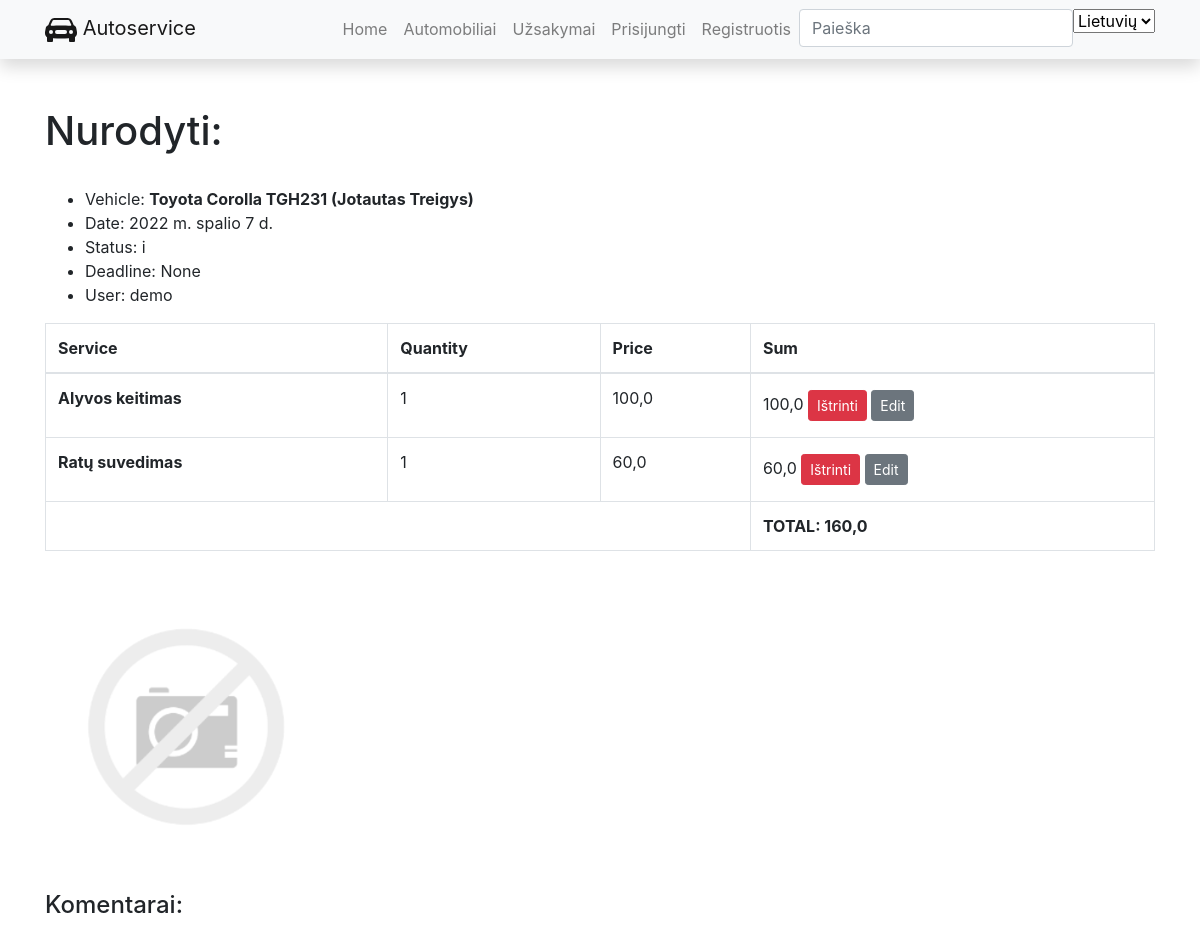
Page /lt/uzsakymai/5 on the committed database.
### autoservice/models.py (models this page shows, shortened)
class Uzsakymas(models.Model):
    data = models.DateField(_("Date"), auto_now_add=True, blank=True)
    automobilis = models.ForeignKey("Automobilis", on_delete=models.SET_NULL, null=True, related_name="uzsakymai")
    vartotojas = models.ForeignKey(User, on_delete=models.SET_NULL, null=True, blank=True)
    terminas = models.DateTimeField(_("Deadline"), null=True, blank=True)
    def praejes_terminas(self):
        if self.terminas and datetime.today().replace(tzinfo=utc) > self.terminas.replace(tzinfo=utc):
            return True
        return False
    praejes_terminas.short_description = _("Past Deadline")
    def bendra(self):
        bendra = 0
        eilutes = self.eilutes.all()
        for eilute in eilutes:
            bendra += eilute.kiekis * eilute.paslauga.kaina
        return bendra
    bendra.short_description = _("Total")
    STATUS = (
        ("p", _("Confirmed")),
        ("v", _("In Progress")),
        ("i", _("Done")),
        ("a", _("Cancelled")),
    )
    statusas = models.CharField(_("Status"), max_length=1, choices=STATUS, default="p", help_text="Statusas")
    class Meta:
        verbose_name = _("Order")
        verbose_name_plural = _("Orders")
        ordering = ['-id']

class Automobilis(models.Model):
    modelis = models.ForeignKey("AutomobilioModelis", on_delete=models.SET_NULL, null=True)
    valstybinis_nr = models.CharField("Valstybinis numeris", max_length=10)
    vin_kodas = models.CharField("VIN kodas", max_length=20)
    kliento_vardas = models.CharField("Kliento vardas", max_length=30)
    photo = models.ImageField('Nuotrauka', upload_to='automobiliai', null=True)
    aprasymas = HTMLField("Aprašymas", null=True, blank=True)
    def __str__(self):
        return f"{self.modelis} {self.valstybinis_nr} ({self.kliento_vardas})"
    class Meta:
        verbose_name = "Automobilis"
        verbose_name_plural = "Automobiliai"
        ordering = ['-id']

class AutomobilioModelis(models.Model):
    gamintojas = models.CharField("Gamintojas", max_length=100)
    modelis = models.CharField("Modelis", max_length=100)
    def __str__(self):
        return f"{self.gamintojas} {self.modelis}"
    class Meta:
        verbose_name = "Automobilio modelis"
        verbose_name_plural = "Automobilio modeliai"

class UzsakymoEilute(models.Model):
    uzsakymas = models.ForeignKey(verbose_name=_("Order"), to="Uzsakymas", on_delete=models.CASCADE, null=True, related_name="eilutes")
    paslauga = models.ForeignKey(verbose_name=_("Service"), to="Paslauga", on_delete=models.SET_NULL, null=True)
    kiekis = models.IntegerField(_("Quantity"))
    def suma(self):
        return self.kiekis * self.paslauga.kaina
    suma.short_description = _("Sum")
    class Meta:
        verbose_name = _("Order Line")
        verbose_name_plural = _("Order Lines")

class Paslauga(models.Model):
    pavadinimas = models.CharField("Pavadinimas", max_length=200)
    kaina = models.FloatField("Kaina")
    class Meta:
        verbose_name = "Paslauga"
        verbose_name_plural = "Paslaugos"

class Profile(models.Model):
    user = models.OneToOneField(User, on_delete=models.CASCADE)
    nuotrauka = models.ImageField(default='default.png', upload_to="profile_pics")

### autoservice/views.py (the view, shortened to what this page needs)
# urls.py: path('uzsakymai/<int:pk>', views.UzsakymasDetailView.as_view(), name="uzsakymas"),
class UzsakymasDetailView(generic.DetailView, FormMixin):
    model = Uzsakymas
    form_class = UzsakymoKomentarasForm

### autoservice/forms.py
class UzsakymoKomentarasForm(forms.ModelForm):
    class Meta:
        model = UzsakymoKomentaras
        fields = ('uzsakymas', 'vartotojas', 'komentaras',)
        widgets = {'uzsakymas': forms.HiddenInput(), 'vartotojas': forms.HiddenInput()}

### autoservice/templates/autoservice/uzsakymas_detail.html (shortened to what this page needs)
{% extends "base.html" %}
{% load i18n %}
{% block content %}
<h1>{% trans "Order" %}:</h1>
<br>
<ul>
    <li>{% trans "Vehicle" %}: <b>{{ object.automobilis }}</b></li>
    <li>{% trans "Date" %}: {{ object.data }}</li>
    <li>{% trans "Status" %}: {{ object.statusas }}</li>
    <li>{% trans "Deadline" %}: {{ object.terminas }}</li>
    <li>{% trans "User" %}: {{ object.vartotojas }}</li>
</ul>
<table class="table table-bordered">
  <thead>
    <tr>
      <th scope="col">{% trans "Service" %}</th>
      <th scope="col">{% trans "Quantity" %}</th>
      <th scope="col">{% trans "Price" %}</th>
      <th scope="col">{% trans "Sum" %}</th>
    </tr>
  </thead>
  <tbody>
  {% for eilute in object.eilutes.all %}
    <tr>
      <th scope="row">{{ eilute.paslauga.pavadinimas }}</th>
      <td>{{ eilute.kiekis }}</td>
      <td>{{ eilute.paslauga.kaina }}</td>
      <td>{{ eilute.suma }}
              <a class="btn btn-danger btn-sm mt-1 mb-1" href="{% url 'manouzsakymas_deleteline' object.id eilute.id %}">{% trans "Delete" %}</a>
              <a class="btn btn-secondary btn-sm mt-1 mb-1" href="{% url 'manouzsakymas_updateline' object.id eilute.id %}">{% trans "Edit" %}</a>
      </td>
    </tr>
  {% endfor %}
    <tr>
        <td colspan="3"></td>
      <th>{% trans "TOTAL" %}: {{ object.bendra }}</th>
    </tr>
  </tbody>
</table>
  <img class="rounded-circle account-img" src="{{ object.vartotojas.profile.nuotrauka.url }}">
  <h4>Komentarai:</h4>
{% endblock %}

### rows in the picture
Uzsakymas: automobilis "Toyota Corolla TGH231 (Jotautas Treigys)", data "2022 m. spalio 7 d.", statusas "i", terminas "None", vartotojas "demo", bendra "160,0", vartotojas.profile.nuotrauka (placeholder picture)
UzsakymoEilute: paslauga.pavadinimas "Alyvos keitimas", kiekis "1", paslauga.kaina "100,0", suma "100,0"
UzsakymoEilute: paslauga.pavadinimas "Ratų suvedimas", kiekis "1", paslauga.kaina "60,0", suma "60,0"

### other values in the picture
form field language "Lietuvių"
